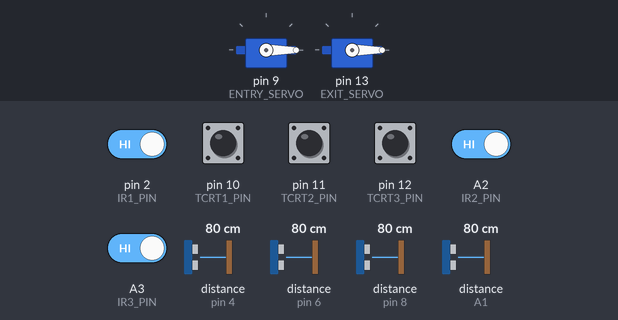
A sketch run on a simulated Arduino Uno, built with avr-gcc and run on an emulated ATmega328P. Parts: 2 × servo. Inputs (shaded band) come from the test bench; at power-on: A2 (IR2_PIN), A3 (IR3_PIN), pin 2 (IR1_PIN), pin 10 (TCRT1_PIN), pin 11 (TCRT2_PIN), pin 12 (TCRT3_PIN) HIGH, distance to the obstacle (sensors on pin 4, pin 6, pin 8, A1) 80 cm. The echo pulse lasts 58.3 µs per cm; what the sketch prints to the serial monitor is not drawn.

Above: at 1.2 s.
1.3 s: pin 2 (IR1_PIN) driven LOW
At 3.3 s:
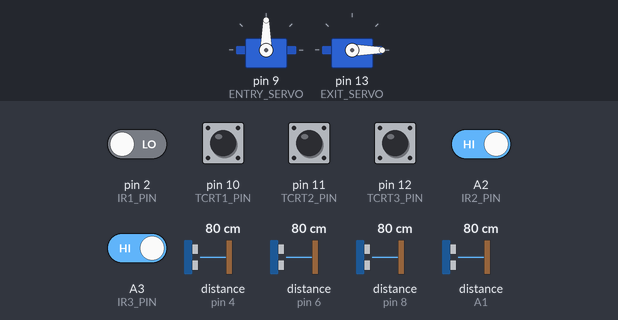
4.3 s: pin 10 (TCRT1_PIN) pulled LOW for 0.15 s
5.9 s: A2 (IR2_PIN) driven LOW
At 6.8 s:
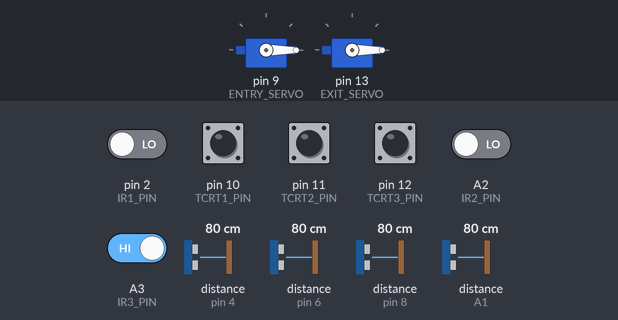
7.4 s: A3 (IR3_PIN) driven LOW
10.4 s: distance to the obstacle (sensor on pin 4) set to 120 cm
13.1 s: distance to the obstacle (sensor on pin 4) set to 104 cm
14.6 s: distance to the obstacle (sensor on pin 4) set to 98 cm
Timing chart, 0 to 17.2 s (numbered marks = the images above; inputs shaded):
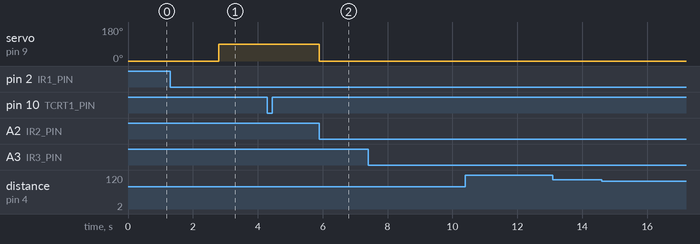

Measured:
- after the input at 1.3 s, servo on pin 9 (ENTRY_SERVO): 0° → 90° after 1.5 s
- after the input at 4.3 s, every drawn part: stays the same
- after the input at 5.9 s, servo on pin 9 (ENTRY_SERVO): 90° → 0° at once
- after the input at 13.1 s, every drawn part: stays the same
- after the input at 14.6 s, every drawn part: stays the same

The sketch:

smart_parking.ino
```cpp
#include <Wire.h>
#include <PCF8574.h>
#include <Servo.h>

// ── PCF8574 ───────────────────────────────────────
PCF8574 pcf(0x20);

// ── Servos ────────────────────────────────────────
Servo entryServo;
Servo exitServo;

// ── Direct Arduino Pins ───────────────────────────
#define IR1_PIN     2    // Button - Entry gate detection
#define TRIG1       3
#define ECHO1       4
#define TRIG2       5
#define ECHO2       6
#define TRIG3       7
#define ECHO3       8
#define ENTRY_SERVO 9
#define TCRT1_PIN   10
#define TCRT2_PIN   11
#define TCRT3_PIN   12
#define EXIT_SERVO  13
#define TRIG4       A0
#define ECHO4       A1
#define IR2_PIN     A2   // Level entrance → triggers slot 1 & 2 check
#define IR3_PIN     A3   // Middle of level → triggers slot 3 & 4 check

// ── PCF8574 Pins ──────────────────────────────────
#define P_LED1    0
#define P_LED2    1
#define P_LED3    2
#define P_LED4    3
#define P_CAM_LED 4

// ── Threshold ─────────────────────────────────────
#define OCCUPIED_THRESHOLD 100  // cm — handles pot jumps in Proteus

// ── State Machine ─────────────────────────────────
int state = 0;
unsigned long stateTimer = 0;

// ── Assigned slot tracking ────────────────────────
int assignedSlot = 0;   // 1–4
int assignedLed  = 0;   // PCF pin for that slot's LED

// ── Double Parking Tracking ───────────────────────
bool tcrt1Last = HIGH;
bool tcrt2Last = HIGH;
bool tcrt3Last = HIGH;


// ════════════════════════════════════════════════════
//                    HELPER FUNCTIONS
// ════════════════════════════════════════════════════

long getDistance(int trig, int echo) {
  digitalWrite(trig, LOW);
  delayMicroseconds(2);
  digitalWrite(trig, HIGH);
  delayMicroseconds(10);
  digitalWrite(trig, LOW);
  long duration = pulseIn(echo, HIGH, 30000);
  if (duration == 0) return 999;
  return duration * 0.034 / 2;
}

void openEntryGate()  { entryServo.write(90); Serial.println("[GATE] Entry gate OPEN."); }
void closeEntryGate() { entryServo.write(0);  Serial.println("[GATE] Entry gate CLOSED."); }
void openExitGate()   { exitServo.write(90);  Serial.println("[GATE] Exit gate OPEN."); }
void closeExitGate()  { exitServo.write(0);   Serial.println("[GATE] Exit gate CLOSED."); }

void cameraOn()  { pcf.write(P_CAM_LED, HIGH); Serial.println("[CAM]  Camera LED ON — scanning vehicle."); }
void cameraOff() { pcf.write(P_CAM_LED, LOW);  Serial.println("[CAM]  Camera LED OFF."); }

void slotLedOn(int ledPin) {
  pcf.write(ledPin, HIGH);
  Serial.print("[LED]  Slot ");
  Serial.print(assignedSlot);
  Serial.println(" LED ON — guiding vehicle.");
}

void slotLedOff(int ledPin) {
  pcf.write(ledPin, LOW);
  Serial.print("[LED]  Slot ");
  Serial.print(assignedSlot);
  Serial.println(" LED OFF.");
}

void resetSystem() {
  closeExitGate();
  closeEntryGate();
  cameraOff();
  for (int i = 0; i <= 3; i++) pcf.write(i, LOW); // turn off all slot LEDs
  assignedSlot = 0;
  assignedLed  = 0;
  state = 0;
  Serial.println("==============================");
  Serial.println("[SYS]  Sequence complete.     ");
  Serial.println("[SYS]  System reset — ready.  ");
  Serial.println("==============================");
}

void checkDoubleParking() {
  bool t1 = digitalRead(TCRT1_PIN);
  bool t2 = digitalRead(TCRT2_PIN);
  bool t3 = digitalRead(TCRT3_PIN);

  if (t1 == LOW && tcrt1Last == HIGH) Serial.println("[TCRT1] !! Double parking at Zone 1!");
  if (t2 == LOW && tcrt2Last == HIGH) Serial.println("[TCRT2] !! Double parking at Zone 2!");
  if (t3 == LOW && tcrt3Last == HIGH) Serial.println("[TCRT3] !! Double parking at Zone 3!");

  tcrt1Last = t1;
  tcrt2Last = t2;
  tcrt3Last = t3;
}

// ── Find first free slot in range, returns slot# or 0 if all full ──
// trig/echo arrays for slots 1-4
int trigPins[] = {TRIG1, TRIG2, TRIG3, TRIG4};
int echoPins[] = {ECHO1, ECHO2, ECHO3, ECHO4};

int findFreeSlot(int from, int to) {
  for (int s = from; s <= to; s++) {
    long d = getDistance(trigPins[s-1], echoPins[s-1]);
    Serial.print("[U");
    Serial.print(s);
    Serial.print("]  Distance: ");
    if (d == 999) Serial.println("--- cm"); else { Serial.print(d); Serial.println(" cm"); }
    if (d == 999 || d >= OCCUPIED_THRESHOLD) {
      return s;  // slot is free
    }
  }
  return 0;  // all full in this range
}


// ════════════════════════════════════════════════════
//                    STATE FUNCTIONS
// ════════════════════════════════════════════════════

// STATE 0 — Wait for entry IR button
void state0_waitForEntry() {
  if (digitalRead(IR1_PIN) == LOW) {
    Serial.println("[IR1]  Vehicle detected at entry gate.");
    delay(300);
    cameraOn();
    delay(200);
    stateTimer = millis();
    state = 1;
  }
}

// STATE 1 — Open entry gate after 1s
void state1_openEntryGate() {
  if (millis() - stateTimer >= 1000) {
    openEntryGate();
    stateTimer = millis();
    state = 2;
  }
}

// STATE 2 — Wait for IR2 (level entrance) → check slots 1 & 2
void state2_levelEntrance() {
  if (digitalRead(IR2_PIN) == LOW) {
    closeEntryGate();
    Serial.println("[IR2]  Car entered parking level (entrance).");
    Serial.println("[SYS]  Checking slots 1 & 2...");
    delay(200);

    // Check slots 1 and 2
    int slot = findFreeSlot(1, 2);
    if (slot > 0) {
      assignedSlot = slot;
      assignedLed  = slot - 1;  // PCF pins P0=slot1, P1=slot2
      Serial.print("[SYS]  >> Slot ");
      Serial.print(assignedSlot);
      Serial.println(" assigned. LED ON.");
      slotLedOn(assignedLed);
      stateTimer = millis();
      state = 4;  // go wait for parking
    } else {
      Serial.println("[SYS]  Slots 1 & 2 full. Waiting for middle sensor...");
      stateTimer = millis();
      state = 3;  // go to middle checkpoint
    }
  }
}

// STATE 3 — Wait for IR3 (middle) → check slots 3 & 4
void state3_middleCheckpoint() {
  if (digitalRead(IR3_PIN) == LOW) {
    Serial.println("[IR3]  Car passed middle checkpoint.");
    Serial.println("[SYS]  Checking slots 3 & 4...");
    delay(200);

    int slot = findFreeSlot(3, 4);
    if (slot > 0) {
      assignedSlot = slot;
      assignedLed  = slot - 1;  // PCF pins P2=slot3, P3=slot4
      Serial.print("[SYS]  >> Slot ");
      Serial.print(assignedSlot);
      Serial.println(" assigned. LED ON.");
      slotLedOn(assignedLed);
      stateTimer = millis();
      state = 4;
    } else {
      Serial.println("[SYS]  All slots FULL. Gate stays closed.");
      stateTimer = millis();
      state = 0;  // reset, gate stays closed
    }
  }
}

// STATE 4 — Wait for car to park in assigned slot
void state4_waitForParking() {
  if (millis() - stateTimer >= 1000) {
    long d = getDistance(trigPins[assignedSlot-1], echoPins[assignedSlot-1]);

    Serial.print("[U");
    Serial.print(assignedSlot);
    Serial.print("]  Distance: ");
    if (d == 999) Serial.println("--- cm");
    else { Serial.print(d); Serial.println(" cm"); }

    if (d != 999 && d < OCCUPIED_THRESHOLD) {
      slotLedOff(assignedLed);
      cameraOff();
      Serial.println("------------------------------");
      Serial.print("[U");
      Serial.print(assignedSlot);
      Serial.println("]  >> Slot OCCUPIED — vehicle parked.");
      Serial.println("[SYS]  Timer started. Billing active.");
      Serial.println("------------------------------");
      stateTimer = millis();
      state = 5;
    } else {
      Serial.println("[SYS]  Waiting for vehicle to reach slot...");
      stateTimer = millis();
    }
  }
}

// STATE 5 — Wait for car to leave
void state5_waitForDeparture() {
  if (millis() - stateTimer >= 2000) {
    long d = getDistance(trigPins[assignedSlot-1], echoPins[assignedSlot-1]);

    Serial.print("[U");
    Serial.print(assignedSlot);
    Serial.print("]  Distance: ");
    if (d == 999) Serial.println("--- cm");
    else { Serial.print(d); Serial.println(" cm"); }

    if (d == 999 || d >= OCCUPIED_THRESHOLD) {
      Serial.println("------------------------------");
      Serial.print("[U");
      Serial.print(assignedSlot);
      Serial.println("]  >> Slot EMPTY — vehicle departed.");
      Serial.println("[SYS]  Calculating cost...");
      Serial.println("------------------------------");
      stateTimer = millis();
      state = 6;
    } else {
      Serial.println("[SYS]  Vehicle still parked...");
      stateTimer = millis();
    }
  }
}

// STATE 6 — Payment confirmed → open exit gate
void state6_openExitGate() {
  if (millis() - stateTimer >= 1000) {
    Serial.println("[PAY]  Payment confirmed.");
    openExitGate();
    stateTimer = millis();
    state = 7;
  }
}

// STATE 7 — Close exit gate → reset
void state7_resetSystem() {
  if (millis() - stateTimer >= 2000) {
    resetSystem();
  }
}


// ════════════════════════════════════════════════════
//                    SETUP & LOOP
// ════════════════════════════════════════════════════

void setup() {
  Serial.begin(9600);
  Wire.begin();

  pcf.begin();
  for (int i = 0; i <= 4; i++) pcf.write(i, LOW);

  entryServo.attach(ENTRY_SERVO);
  exitServo.attach(EXIT_SERVO);
  entryServo.write(0);
  exitServo.write(0);

  pinMode(IR1_PIN,   INPUT_PULLUP);
  pinMode(IR2_PIN,   INPUT_PULLUP);
  pinMode(IR3_PIN,   INPUT_PULLUP);
  pinMode(TCRT1_PIN, INPUT_PULLUP);
  pinMode(TCRT2_PIN, INPUT_PULLUP);
  pinMode(TCRT3_PIN, INPUT_PULLUP);
  pinMode(TRIG1, OUTPUT); pinMode(ECHO1, INPUT);
  pinMode(TRIG2, OUTPUT); pinMode(ECHO2, INPUT);
  pinMode(TRIG3, OUTPUT); pinMode(ECHO3, INPUT);
  pinMode(TRIG4, OUTPUT); pinMode(ECHO4, INPUT);

  Serial.println("==============================");
  Serial.println("   Smart Parking System ON    ");
  Serial.println("==============================");

  stateTimer = millis();
}

void loop() {
  checkDoubleParking();

  switch (state) {
    case 0: state0_waitForEntry();     break;
    case 1: state1_openEntryGate();    break;
    case 2: state2_levelEntrance();    break;
    case 3: state3_middleCheckpoint(); break;
    case 4: state4_waitForParking();   break;
    case 5: state5_waitForDeparture(); break;
    case 6: state6_openExitGate();     break;
    case 7: state7_resetSystem();      break;
  }
}
```
